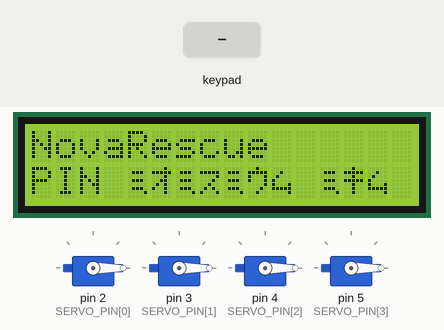
This sketch was run on a simulated Arduino Mega 2560, built with avr-gcc and run on an emulated ATmega2560. On the bench: 16×2 character LCD, 4 × servo. The test bench sets the inputs (shaded band).

Above: at 1.2 s.
1.3 s: keypad keys 2 3 4 5 # pressed 0.4 s apart
At 3.5 s:
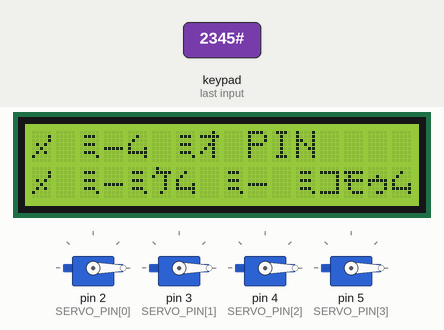
4.8 s: key '1' pressed
At 6.0 s:
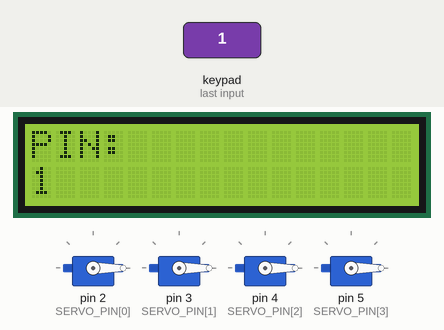
6.3 s: key '2' pressed
At 7.5 s:
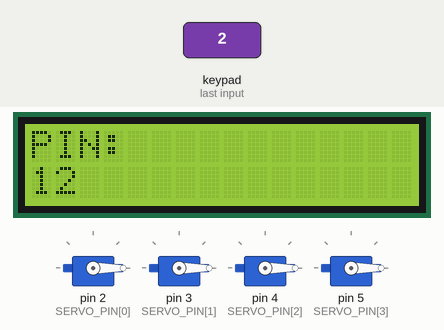
7.8 s: keypad keys 2 3 4 5 pressed 0.4 s apart
At 8.7 s:
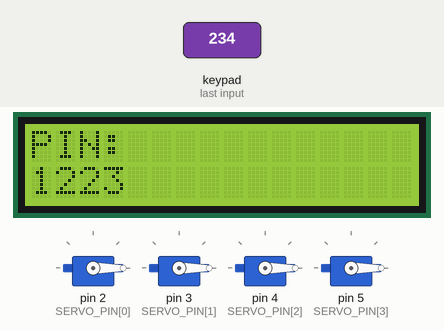
10.9 s: key '*' pressed
At 11.8 s:
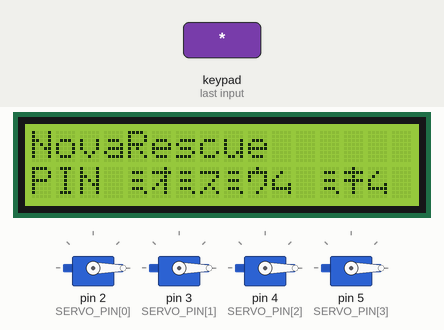
Timing chart, 0 to 13.4 s (numbered marks = the images above; inputs shaded):
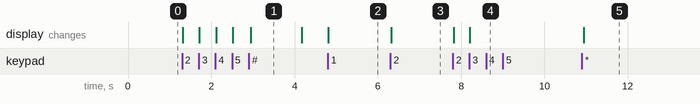

Measured:
- after the input at 1.3 s, the display: first changes at once (image 1 shows a later state)
- after the input at 4.8 s, the display: changes at once (image 2)
- after the input at 6.3 s, the display: changes at once (image 3)
- after the input at 7.8 s, the display: first changes at once (image 4 shows a later state)
- after the input at 10.9 s, the display: changes at once (image 5)
- what the display in image 1 shows lasts 1.3 s, from 2.9 s to 4.2 s

The sketch:

postamat.ino
```cpp
/* NovaRescue постамат (Arduino Mega/Uno)
   Робот жерасты порталдан жүкті ұяшыққа салады, клиент PIN енгізіп алады.
   Кітапханалар: Keypad, Servo, LiquidCrystal_I2C
   Сымдар: Keypad 4x4 -> D22..D29 | Servo 1-4 -> D2..D5 | LCD I2C (0x27) -> SDA/SCL
   Серверден/компьютерден Serial арқылы команда: "ADD,1234,2\n" (PIN 1234, ұяшық №2) */
#include <Keypad.h>
#include <Servo.h>
#include <LiquidCrystal_I2C.h>

const uint8_t CELLS = 4;
const uint8_t SERVO_PIN[CELLS] = {2, 3, 4, 5};
const int LOCKED = 0, OPEN = 90;
const unsigned long OPEN_MS = 5000, LOCKOUT_MS = 30000;

const byte ROWS = 4, COLS = 4;
char keys[ROWS][COLS] = {{'1','2','3','A'},{'4','5','6','B'},{'7','8','9','C'},{'*','0','#','D'}};
byte rowPins[ROWS] = {22, 23, 24, 25};
byte colPins[COLS] = {26, 27, 28, 29};
Keypad pad = Keypad(makeKeymap(keys), rowPins, colPins, ROWS, COLS);
LiquidCrystal_I2C lcd(0x27, 16, 2);
Servo lock[CELLS];

struct Slot { uint16_t pin; bool busy; } slot[CELLS];
String entry = "", line = "";
uint8_t fails = 0;
unsigned long lockedUntil = 0;

void show(const char *a, const char *b = "") { lcd.clear(); lcd.print(a); lcd.setCursor(0, 1); lcd.print(b); }

void openCell(uint8_t i) {
  lock[i].write(OPEN);
  show("Ұяшық ашық", "Тауарды алыңыз");
  delay(OPEN_MS);
  lock[i].write(LOCKED);
  slot[i].busy = false;
  Serial.print("PICKED,"); Serial.println(i + 1);   // серверге хабар
}

void handleSerial() {
  while (Serial.available()) {
    char c = Serial.read();
    if (c != '\n') { line += c; continue; }
    int a = line.indexOf(','), b = line.indexOf(',', a + 1);
    if (line.startsWith("ADD") && a > 0 && b > 0) {
      uint8_t cell = line.substring(b + 1).toInt() - 1;
      if (cell < CELLS) { slot[cell] = { (uint16_t)line.substring(a + 1, b).toInt(), true }; Serial.print("STORED,"); Serial.println(cell + 1); }
    }
    line = "";
  }
}

void setup() {
  Serial.begin(9600);
  lcd.init(); lcd.backlight();
  for (uint8_t i = 0; i < CELLS; i++) { lock[i].attach(SERVO_PIN[i]); lock[i].write(LOCKED); slot[i] = {0, false}; }
  show("NovaRescue", "PIN енгізіңіз");
}

void loop() {
  handleSerial();
  if (millis() < lockedUntil) return;               // 3 қате = 30 с блок
  char k = pad.getKey();
  if (!k) return;
  if (k == '*') { entry = ""; show("NovaRescue", "PIN енгізіңіз"); }
  else if (k >= '0' && k <= '9' && entry.length() < 4) { entry += k; show("PIN:", entry.c_str()); }
  else if (k == '#' && entry.length() == 4) {
    uint16_t v = entry.toInt(); bool ok = false;
    for (uint8_t i = 0; i < CELLS; i++) if (slot[i].busy && slot[i].pin == v) { ok = true; fails = 0; openCell(i); break; }
    if (!ok && ++fails >= 3) { lockedUntil = millis() + LOCKOUT_MS; fails = 0; show("Блок 30 с", "Көп қате"); }
    else if (!ok) show("Қате PIN", "Қайта көріңіз");
    entry = ""; delay(1200); if (millis() >= lockedUntil) show("NovaRescue", "PIN енгізіңіз");
  }
}
```
